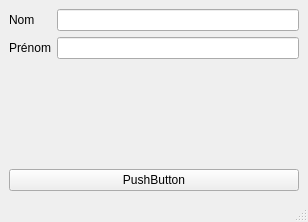
<?xml version="1.0" encoding="UTF-8"?>
<ui version="4.0">
 <class>MainWindow</class>
 <widget class="QMainWindow" name="MainWindow">
  <property name="geometry">
   <rect>
    <x>0</x>
    <y>0</y>
    <width>308</width>
    <height>222</height>
   </rect>
  </property>
  <property name="windowTitle">
   <string>MainWindow</string>
  </property>
  <widget class="QWidget" name="centralwidget">
   <layout class="QVBoxLayout" name="verticalLayout_2">
    <item>
     <layout class="QVBoxLayout" name="verticalLayout">
      <item>
       <layout class="QFormLayout" name="formLayout">
        <item row="0" column="0">
         <widget class="QLabel" name="label">
          <property name="text">
           <string>Nom</string>
          </property>
         </widget>
        </item>
        <item row="1" column="0">
         <widget class="QLabel" name="label_2">
          <property name="text">
           <string>Prénom</string>
          </property>
         </widget>
        </item>
        <item row="1" column="1">
         <widget class="QLineEdit" name="lineEditPrenom">
          <property name="text">
           <string/>
          </property>
         </widget>
        </item>
        <item row="0" column="1">
         <widget class="QLineEdit" name="lineEditNom">
          <property name="text">
           <string/>
          </property>
         </widget>
        </item>
       </layout>
      </item>
      <item>
       <widget class="QPushButton" name="pushButtonRaz">
        <property name="text">
         <string>PushButton</string>
        </property>
       </widget>
      </item>
     </layout>
    </item>
   </layout>
  </widget>
  <widget class="QMenuBar" name="menubar">
   <property name="geometry">
    <rect>
     <x>0</x>
     <y>0</y>
     <width>308</width>
     <height>23</height>
    </rect>
   </property>
  </widget>
  <widget class="QStatusBar" name="statusbar"/>
 </widget>
 <resources/>
 <connections/>
</ui>
